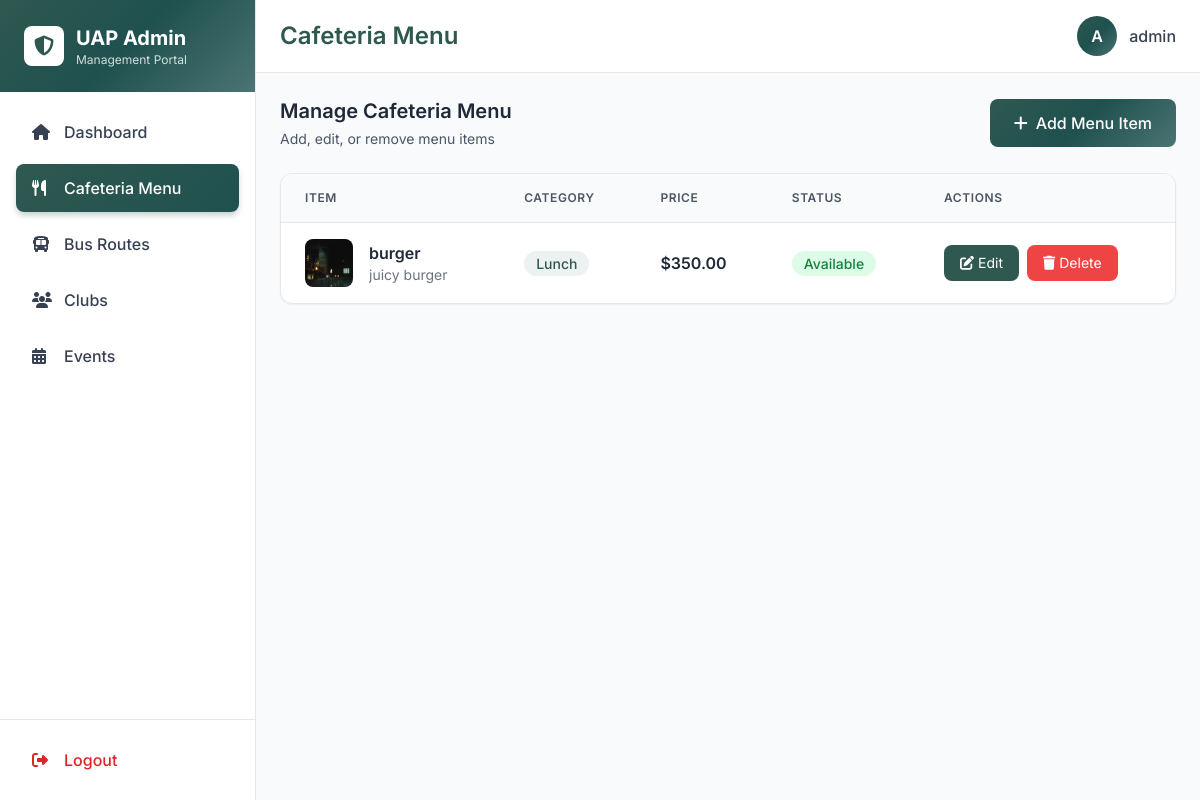
Screenshot of /uapadmin/menu/ (signed in) with the database file from the repository.
### main/models.py (models this page shows, shortened)
class MenuItem(models.Model):
    name = models.CharField(max_length=200)
    description = models.TextField(blank=True)
    price = models.DecimalField(max_digits=6, decimal_places=2)
    category = models.CharField(max_length=100, choices=[
        ('breakfast', 'Breakfast'),
        ('lunch', 'Lunch'),
        ('dinner', 'Dinner'),
        ('snacks', 'Snacks'),
        ('beverages', 'Beverages'),
    ])
    is_available = models.BooleanField(default=True)
    image = models.ImageField(upload_to='menu_items/', blank=True, null=True)
    created_at = models.DateTimeField(auto_now_add=True)
    updated_at = models.DateTimeField(auto_now=True)
    class Meta:
        ordering = ['category', 'name']

### main/views.py (the view)
# urls.py: path('uapadmin/menu/', admin_menu_list, name='admin_menu_list'),
@login_required
@user_passes_test(lambda u: u.is_superuser, login_url='/uapadmin/login/')
def admin_menu_list(request):
    menu_items = MenuItem.objects.all().order_by('-created_at')
    return render(request, 'admin_portal/menu_list.html', {
        'active_page': 'menu',
        'page_title': 'Cafeteria Menu',
        'menu_items': menu_items
    })

### templates/admin_portal/menu_list.html (shortened to what this page needs)
{% extends 'admin_portal/layout.html' %}
{% block content %}
<div class="space-y-6">
    <div class="flex justify-between items-center">
        <div>
            <h3 class="text-xl font-semibold text-gray-800">Manage Cafeteria Menu</h3>
            <p class="text-sm text-gray-600 mt-1">Add, edit, or remove menu items</p>
        </div>
        <a href="{% url 'admin_menu_add' %}" class="px-6 py-3 gradient-bg text-white rounded-lg font-medium hover:shadow-lg smooth-transition">
            <i class="fas fa-plus mr-2"></i>Add Menu Item
        </a>
    </div>
    <div class="bg-white rounded-xl shadow-sm border border-gray-200 overflow-hidden">
        <div class="overflow-x-auto">
            <table class="w-full">
                <thead class="bg-gray-50 border-b border-gray-200">
                    <tr>
                        <th class="px-6 py-4 text-left text-xs font-semibold text-gray-600 uppercase tracking-wider">Item</th>
                        <th class="px-6 py-4 text-left text-xs font-semibold text-gray-600 uppercase tracking-wider">Category</th>
                        <th class="px-6 py-4 text-left text-xs font-semibold text-gray-600 uppercase tracking-wider">Price</th>
                        <th class="px-6 py-4 text-left text-xs font-semibold text-gray-600 uppercase tracking-wider">Status</th>
                        <th class="px-6 py-4 text-left text-xs font-semibold text-gray-600 uppercase tracking-wider">Actions</th>
                    </tr>
                </thead>
                <tbody class="divide-y divide-gray-200">
                    {% for item in menu_items %}
                    <tr class="hover:bg-gray-50 smooth-transition">
                        <td class="px-6 py-4">
                            <div class="flex items-center">
                                {% if item.image %}
                                <img src="{{ item.image.url }}" alt="{{ item.name }}" class="w-12 h-12 rounded-lg object-cover mr-4">
                                {% else %}
                                <div class="w-12 h-12 bg-accent/10 rounded-lg flex items-center justify-center mr-4">
                                    <i class="fas fa-utensils text-primary"></i>
                                </div>
                                {% endif %}
                                <div>
                                    <p class="font-semibold text-gray-800">{{ item.name }}</p>
                                    <p class="text-sm text-gray-500 truncate max-w-xs">{{ item.description }}</p>
                                </div>
                            </div>
                        </td>
                        <td class="px-6 py-4">
                            <span class="px-3 py-1 bg-accent/10 text-primary rounded-full text-sm font-medium capitalize">
                                {{ item.category }}
                            </span>
                        </td>
                        <td class="px-6 py-4">
                            <span class="font-semibold text-gray-800">${{ item.price }}</span>
                        </td>
                        <td class="px-6 py-4">
                            {% if item.is_available %}
                            <span class="px-3 py-1 bg-green-100 text-green-700 rounded-full text-sm font-medium">
                                Available
                            </span>
                            {% else %}
                            <span class="px-3 py-1 bg-red-100 text-red-700 rounded-full text-sm font-medium">
                                Unavailable
                            </span>
                            {% endif %}
                        </td>
                        <td class="px-6 py-4">
                            <div class="flex space-x-2">
                                <button data-edit-url="{% url 'admin_menu_edit' item.id %}" class="edit-btn px-4 py-2 bg-primary text-white rounded-lg hover:bg-secondary smooth-transition text-sm cursor-pointer">
                                    <i class="fas fa-edit mr-1"></i>Edit
                                </button>
                                <button data-delete-url="{% url 'admin_menu_delete' item.id %}" data-delete-msg="Are you sure you want to delete this menu item?" class="delete-btn px-4 py-2 bg-red-500 text-white rounded-lg hover:bg-red-600 smooth-transition text-sm cursor-pointer">
                                    <i class="fas fa-trash mr-1"></i>Delete
                                </button>
                            </div>
                        </td>
                    </tr>
                    {% endfor %}
                </tbody>
            </table>
        </div>
    </div>
</div>
{% endblock %}

### templates/admin_portal/layout.html (shortened to what this page needs)
{% extends 'admin_portal/base.html' %}
{% block body %}
<div class="flex h-screen">
    <aside class="w-64 bg-white border-r border-gray-200 flex flex-col shadow-lg">
        <div class="p-6 gradient-bg">
            <div class="flex items-center space-x-3">
                <div class="w-10 h-10 bg-white rounded-lg flex items-center justify-center">
                    <i class="fas fa-shield-alt text-primary text-xl"></i>
                </div>
                <div>
                    <h1 class="text-xl font-bold text-white">UAP Admin</h1>
                    <p class="text-xs text-white/80">Management Portal</p>
                </div>
            </div>
        </div>
        <nav class="flex-1 p-4 space-y-2 overflow-y-auto">
            <a href="{% url 'admin_dashboard' %}" class="admin-sidebar-link flex items-center space-x-3 px-4 py-3 rounded-lg text-gray-700 hover:bg-gray-100 smooth-transition {% if active_page == 'dashboard' %}active{% endif %}">
                <i class="fas fa-home w-5"></i>
                <span class="font-medium">Dashboard</span>
            </a>
            <a href="{% url 'admin_menu_list' %}" class="admin-sidebar-link flex items-center space-x-3 px-4 py-3 rounded-lg text-gray-700 hover:bg-gray-100 smooth-transition {% if active_page == 'menu' %}active{% endif %}">
                <i class="fas fa-utensils w-5"></i>
                <span class="font-medium">Cafeteria Menu</span>
            </a>
            <a href="{% url 'admin_bus_routes' %}" class="admin-sidebar-link flex items-center space-x-3 px-4 py-3 rounded-lg text-gray-700 hover:bg-gray-100 smooth-transition {% if active_page == 'bus' %}active{% endif %}">
                <i class="fas fa-bus w-5"></i>
                <span class="font-medium">Bus Routes</span>
            </a>
            <a href="{% url 'admin_clubs' %}" class="admin-sidebar-link flex items-center space-x-3 px-4 py-3 rounded-lg text-gray-700 hover:bg-gray-100 smooth-transition {% if active_page == 'clubs' %}active{% endif %}">
                <i class="fas fa-users w-5"></i>
                <span class="font-medium">Clubs</span>
            </a>
            <a href="{% url 'admin_events' %}" class="admin-sidebar-link flex items-center space-x-3 px-4 py-3 rounded-lg text-gray-700 hover:bg-gray-100 smooth-transition {% if active_page == 'events' %}active{% endif %}">
                <i class="fas fa-calendar-alt w-5"></i>
                <span class="font-medium">Events</span>
            </a>
        </nav>
        <div class="p-4 border-t border-gray-200">
            <a href="{% url 'admin_logout' %}" class="flex items-center space-x-3 px-4 py-3 rounded-lg text-red-600 hover:bg-red-50 smooth-transition">
                <i class="fas fa-sign-out-alt w-5"></i>
                <span class="font-medium">Logout</span>
            </a>
        </div>
    </aside>
    <div class="flex-1 flex flex-col overflow-hidden">
        <header class="bg-white border-b border-gray-200 px-6 py-4 flex items-center justify-between shadow-sm">
            <div class="flex items-center space-x-4">
                <h2 class="text-2xl font-semibold text-primary">{{ page_title }}</h2>
            </div>
            <div class="flex items-center space-x-3">
                <div class="w-10 h-10 gradient-bg rounded-full flex items-center justify-center text-white font-semibold">
                    {{ user.username|first|upper }}
                </div>
                <span class="text-gray-700 font-medium">{{ user.username }}</span>
            </div>
        </header>
        <main class="flex-1 overflow-y-auto p-6 bg-gray-50">
            {% block content %}{% endblock %}
        </main>
    </div>
</div>
{% endblock %}

### templates/admin_portal/base.html (style rules this page uses)
body { font-family: 'Inter', sans-serif; }
.admin-sidebar-link.active { background: linear-gradient(135deg, #2f5850 0%, #1f514f 100%); color: #fff; box-shadow: 0 4px 6px -1px rgba(47, 88, 80, 0.3); }
.gradient-bg { background: linear-gradient(135deg, #2f5850 0%, #1f514f 50%, #4b7474 100%); }
.smooth-transition { transition: all 0.2s ease-in-out; }

### rows the page displays
MenuItem: image (picture), name "burger", description "juicy burger", category "Lunch", price "350.00", is_available "Available"

### other values shown
{{ page_title }} "Cafeteria Menu"
{{ user.username|first|upper }} "A"
{{ user.username }} "admin"
